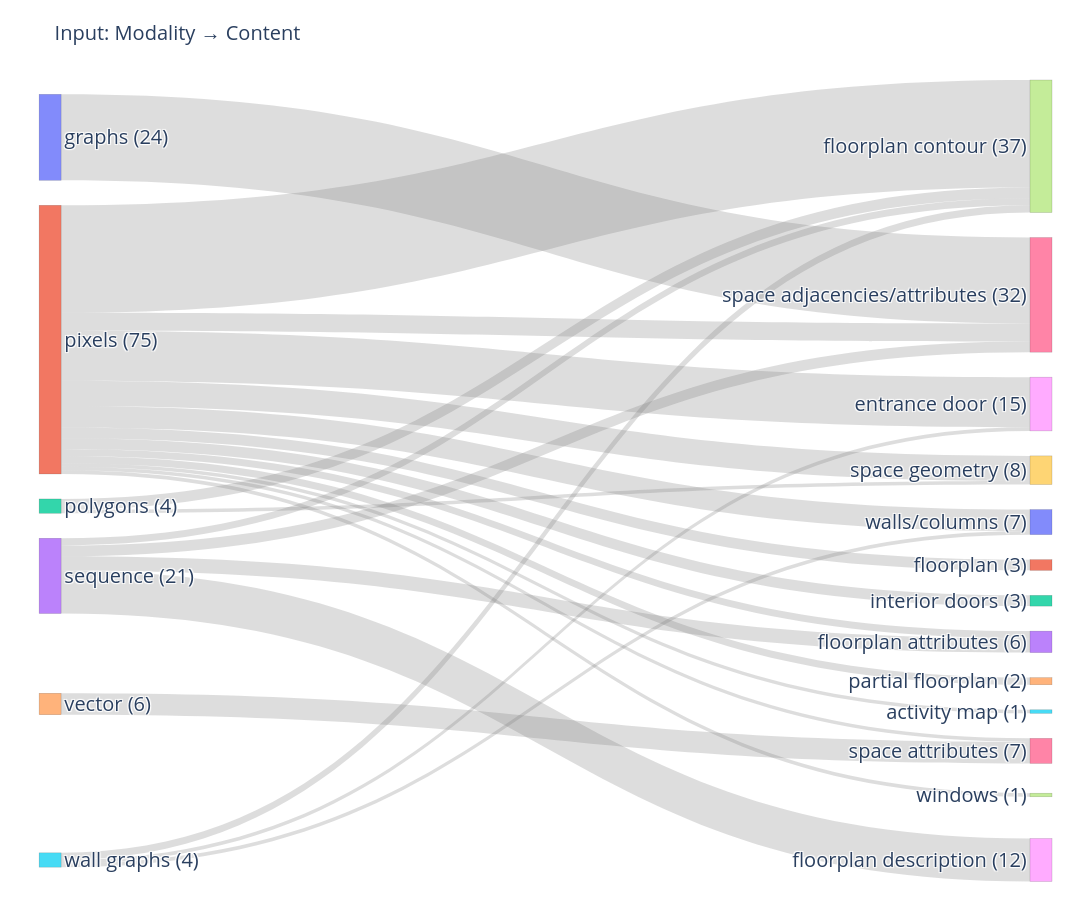

This figure's notebook cell:
### Markdown cell above
# INPUT: MODALITY / CONTENT

### Code cell
plot_sankey_input_modality_content(df_model)

### Figure 1 — Plotly figure (JSON) as saved in the notebook; plotly's stock layout.template omitted (floating-point values rounded to 4 significant figures)
{"data": [{"arrangement": "snap", "link": {"color": "rgba(120,120,120,0.25)", "source": [0, 1, 1, 1, 1, 1, 1, 1, 1, 1, 1, 1, 1, 2, 2, 3, 3, 3, 3, 4, 5, 5, 5], "target": [6, 7, 8, 9, 10, 6, 11, 12, 13, 14, 15, 16, 17, 7, 9, 18, 13, 6, 7, 16, 7, 8, 10], "value": [24, 30, 14, 7, 6, 5, 3, 3, 2, 2, 1, 1, 1, 3, 1, 12, 4, 3, 2, 6, 2, 1, 1]}, "node": {"label": ["graphs (24)", "pixels (75)", "polygons (4)", "sequence (21)", "vector (6)", "wall graphs (4)", "space adjacencies/attributes (32)", "floorplan contour (37)", "entrance door (15)", "space geometry (8)", "walls/columns (7)", "floorplan (3)", "interior doors (3)", "floorplan attributes (6)", "partial floorplan (2)", "activity map (1)", "space attributes (7)", "windows (1)", "floorplan description (12)"], "line": {"color": "rgba(0,0,0,0.25)", "width": 0.5}, "pad": 25, "thickness": 22, "x": [0.01, 0.01, 0.01, 0.01, 0.01, 0.01, 0.99, 0.99, 0.99, 0.99, 0.99, 0.99, 0.99, 0.99, 0.99, 0.99, 0.99, 0.99, 0.99], "y": [0, 0.2, 0.4, 0.6, 0.8, 1, 0, 0.08333, 0.1667, 0.25, 0.3333, 0.4167, 0.5, 0.5833, 0.6667, 0.75, 0.8333, 0.9167, 1]}, "type": "sankey"}], "layout": {"font": {"size": 20}, "height": 900, "margin": {"b": 40, "l": 40, "r": 40, "t": 80}, "title": {"font": {"size": 20}, "text": "Input: Modality → Content"}, "width": 1400}}
